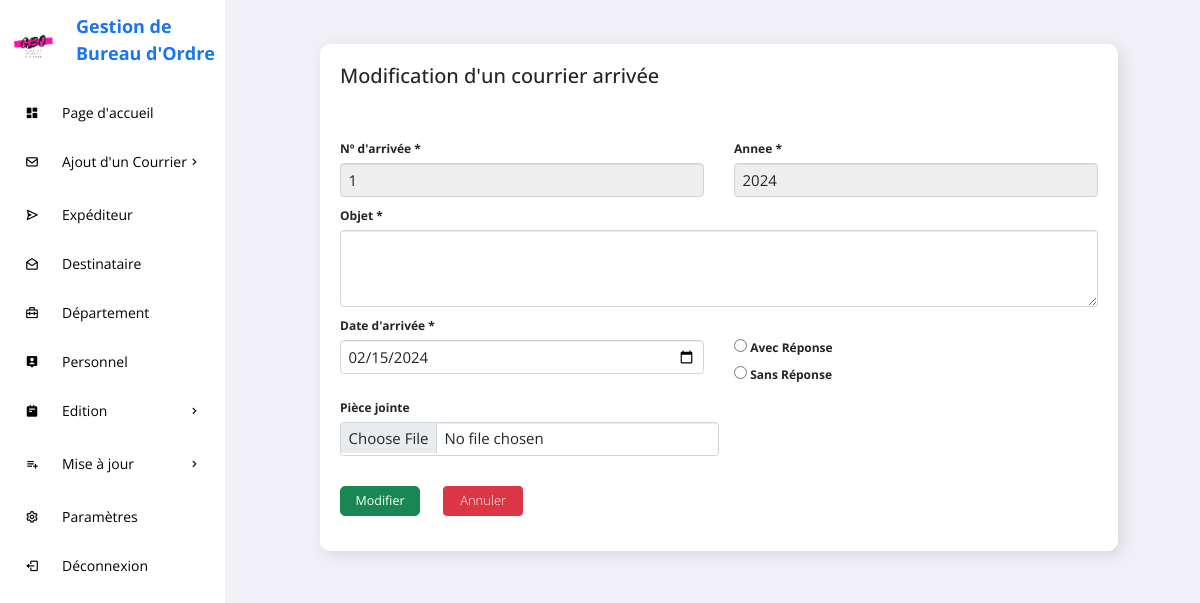
The app's page /GESTION_COURRIERS/modifierCA.php?modifier=1 with its own data.
### tables this page shows
CREATE TABLE IF NOT EXISTS `courrier_arrivee` (
  `N_ARRIVEE` int(11) NOT NULL,
  `ANNEE` int(11) DEFAULT NULL,
  `OBJET_ARRIVEE` varchar(255) DEFAULT NULL,
  `DATE_ARRIVEE` date DEFAULT NULL,
  `PIECE_JOINTE_ARRIVEE` varchar(255) DEFAULT NULL,
  `REPONSE` text,
  `ID_EXP` int(11) NOT NULL,
  PRIMARY KEY (`N_ARRIVEE`),
  KEY `fk_expediteur_id_exp` (`ID_EXP`)
);

### GESTION_COURRIERS/modifierCA.php (the view, shortened to what this page needs)
<?php
    include "connexion/config.php";
    $nca = $_GET['modifier'];
?>
<!DOCTYPE html>
<html lang="en">
<head>
    <link href="https://cdn.jsdelivr.net/npm/bootstrap@5.0.2/dist/css/bootstrap.min.css" rel="stylesheet">
    <link rel="stylesheet" href="https://maxcdn.bootstrapcdn.com/bootstrap/3.3.6/css/bootstrap.min.css" />
    <link rel="stylesheet" href="https://cdnjs.cloudflare.com/ajax/libs/bootstrap-multiselect/0.9.13/css/bootstrap-multiselect.css" />
    <link href='https://unpkg.com/boxicons@2.0.9/css/boxicons.min.css' rel='stylesheet'>
	<link rel="stylesheet" href="https://cdn.jsdelivr.net/npm/bootstrap@5.2.0/dist/css/bootstrap.min.css">
    <link rel="stylesheet" href="css/style.css">
</head>
<body onload="myFunction()">
    <section id="sidebar">
		<a href="#" class="brand"><img src="image/logo.png" width="55" height="55" style="margin-top:20px;"><span>Gestion de Bureau d'Ordre</span></a>
		<ul class="side-menu">
			<li><a href="pageAcc.php" class="active"><i class='bx bxs-dashboard icon' ></i>Page d'accueil</a></li>
			<li>
				<a href="#"><i class='bx bx-envelope icon' ></i>Ajout d'un Courrier<i class='bx bx-chevron-right icon-right' ></i></a>
			</li>
			<li><a href="expediteur.php"><i class='bx bx-send icon' ></i>Expéditeur</a></li>
			<li><a href="destinataire.php"><i class='bx bx-envelope-open icon' ></i>Destinataire</a></li>
			<li><a href="departement.php"><i class='bx bx-briefcase-alt-2 icon' ></i>Département</a></li>
			<li><a href="personnel.php"><i class='bx bxs-user-pin icon' ></i>Personnel</a></li>
			<li>
				<a href="#"><i class='bx bxs-notepad icon' ></i>Edition <i class='bx bx-chevron-right icon-right' ></i></a>
			</li>
            <li>
				<a href="#"><i class='bx bx-list-plus icon' ></i>Mise à jour<i class='bx bx-chevron-right icon-right' ></i></a>
			</li>
			<li><a href="settings.php"><i class='bx bx-cog icon'></i>Paramètres</a></li>
			<li><a href="deconn.php"><i class='bx bx-log-out icon' ></i> Déconnexion</a></li>
		</ul>
	</section>
	<section id="content">
		<main>
			<div class="data">
				<div class="content-data">
					<div class="details">
						<div class="recentOrders">
							<div class="cardHeader">
								<h2>Modification d'un courrier arrivée</h2><br>
							</div>
                            <form action="<?php $_SERVER['PHP_SELF'] ?>" method="POST" enctype="multipart/form-data">
                                    <?php
                                        $reqCA = "SELECT * from courrier_arrivee WHERE N_ARRIVEE='$nca'";
                                        $exCA = $conn->prepare($reqCA);
                                        $exCA->execute();
                                        $ca=$exCA->fetchAll(PDO::FETCH_ASSOC);
                                foreach($ca as $value){
                                    ?>
                                <div class="row g-5 mb-3">
                                    <div class="col">
                                        <label>N&#186; d'arrivée *</label>
                                        <input type="text" value="<?php echo $value['N_ARRIVEE']?>" name="narrive" class="form-control" readonly>
                                    </div>
                                    <div class="col">
                                        <label>Annee *</label>
                                        <input type="text" value="<?php echo $value['ANNEE']?>" id="ann" name="annee" class="form-control" readonly>
                                    </div>
                                </div>
                                <div class="mb-3">
                                    <label>Objet *</label>
                                    <textarea class="form-control" value="<?php echo $value['OBJET_ARRIVEE']?>" name="objet" rows="3"></textarea>
                                </div>
                                <div class="row g-5 mb-3">
                                    <div class="col">
                                        <label>Date d'arrivée *</label>
                                        <input type="date" value="<?php echo $value['DATE_ARRIVEE']?>" name="date" class="form-control">
                                    </div>
                                <?php }?>
                                    <div class="col">
                                        <label ></label><br>
                                        <input type="radio" name="reponse" value="Avec Reponse">
                                        <label>Avec Réponse</label><br>
                                        <input type="radio" name="reponse" value="Sans Reponse">
                                        <label>Sans Réponse</label><br>
                                    </div>
                                </div>
                                <div class="mb-5 w-50">
                                    <label>Pièce jointe </label>
                                    <input type="file" name="pj" class="form-control">
                                </div>
                                <div class="mb-4">
                                    <button type="submit" name="modifierCA" class="btn btn-success btn-lg">Modifier</button>
                                    <button type="submit" name="" class="btn btn-danger"><a href="listeCA.php">Annuler</a></button>
                                </div>
                            </form>
						</div>
					</div>
				</div>
			</div>
		</main>
	</section>
</body>
</html>

### GESTION_COURRIERS/css/style.css (style rules this page uses)
* { font-family: 'Open Sans', sans-serif !important; margin: 0; padding: 0; box-sizing: border-box; }
:root { --grey: #F1F0F6; --dark-grey: #8D8D8D; --light: #fff; --dark: #000; --green: #81D43A; --light-green: #E3FFCB; --blue: #1775F1; --light-blue: #D0E4FF; --dark-blue: #0C5FCD; --red: #FC3B56; }
html { overflow-x: hidden; }
body { background: var(--grey); overflow-x: hidden; }
a { text-decoration: none; }
li { list-style: none; }
#sidebar { position: fixed; max-width: 225px; width: 100%; background: var(--light); top: 0; left: 0; height: 100%; overflow-y: auto; scrollbar-width: none; transition: all .3s ease; z-index: 200; }
#sidebar .brand { font-size: 24px; display: flex; align-items: center; height: 64px; font-weight: 700; color: var(--blue); position: sticky; top: 0; left: 0; z-index: 100; background: var(--light); transition: all .3s ease; padding: 0 6px; }
#sidebar .brand span { font-size: 18px; margin-top: 15px; margin-left: 15px; }
#sidebar .icon { min-width: 48px; display: flex; justify-content: center; align-items: center; margin-right: 6px; }
#sidebar .icon-right { margin-left: auto; transition: all .3s ease; }
#sidebar .side-menu { margin: 26px 0; padding: 0 8px; transition: all .3s ease; }
#sidebar .side-menu a { display: flex; align-items: center; font-size: 14px; color: var(--dark); padding: 12px 16px 12px 0; transition: all .3s ease; border-radius: 10px; margin: 4px 0; white-space: nowrap; }
#sidebar a { text-decoration: none; }
#content { position: relative; width: calc(100% - 227px); left: 225px; transition: all .3s ease; }
main { width: 96%; padding: 24px 41px 20px 65px; }
main .data { display: flex; grid-gap: 20px; margin-top: 20px; flex-wrap: wrap; }
main .data .content-data { flex-grow: 1; flex-basis: 400px; font-size: 12px; padding: 20px; margin-left: 30px; background: var(--light); border-radius: 10px; box-shadow: 4px 4px 16px rgba(0, 0, 0, .1); }
main form { margin-top: 6px; }
form button { width: 80px; height: 30px; margin-right: 20px; }
.details .cardHeader { display: flex; justify-content: space-between; align-items: flex-start; height: 70px; }
button a { font-size: 13px; font-weight: 300; color: white; }
.form-control { font-size: 15px !important; }

### records on screen
courrier_arrivee: narrive "1", annee "2024", date "02/15/2024"
